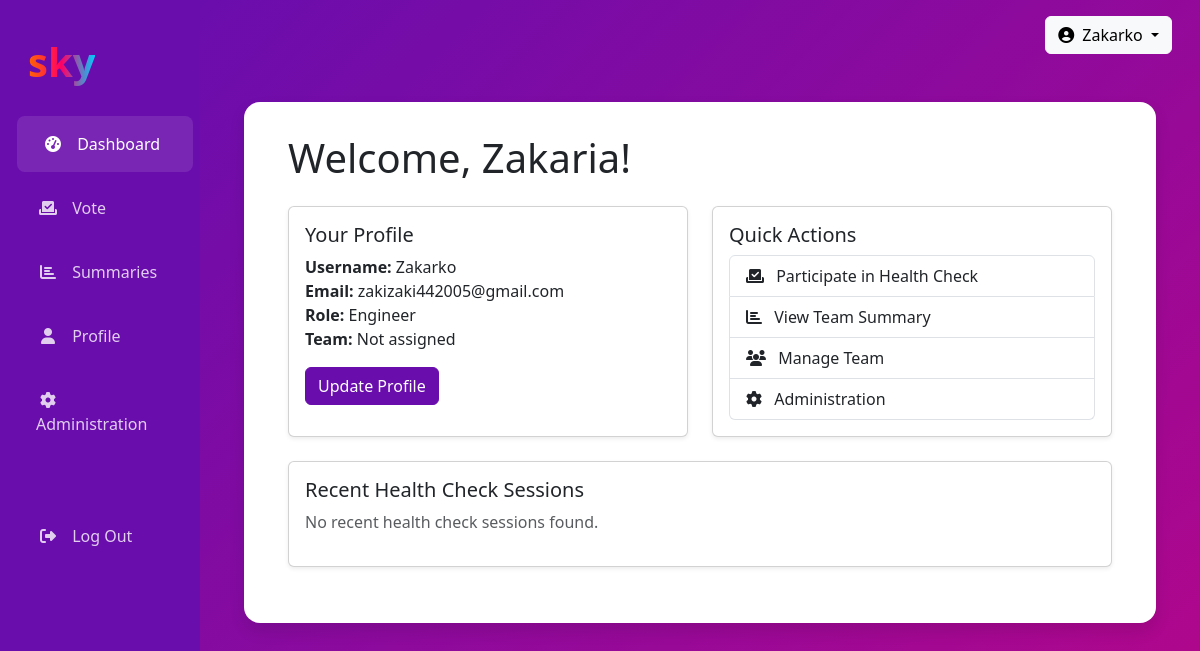
Screenshot of /accounts/dashboard/ (signed in) with the database file from the repository.
### accounts/models.py (models this page shows, shortened)
class User(AbstractUser):
    ROLE_CHOICES = (
        ('engineer', 'Engineer'),
        ('team_leader', 'Team Leader'),
        ('senior_manager', 'Senior Manager'),
        ('department_manager', 'Department Manager'),
        ('admin', 'Administrator'),
    )
    email = models.EmailField(_('email address'), unique=True)
    role = models.CharField(max_length=20, choices=ROLE_CHOICES, default='engineer')
    team = models.ForeignKey('teams.Team', on_delete=models.SET_NULL, null=True, blank=True, related_name='members')
    USERNAME_FIELD = 'email'
    REQUIRED_FIELDS = ['username']
    @property
    def is_team_leader(self):
        return self.role == 'team_leader'
    @property
    def is_senior_manager(self):
        return self.role == 'senior_manager'
    @property
    def is_department_manager(self):
        return self.role == 'department_manager'
    @property
    def is_admin(self):
        return self.role == 'admin' or self.is_superuser

### accounts/views.py (the view)
# urls.py: path('dashboard/', views.dashboard_view, name='dashboard'),
@login_required
def dashboard_view(request):
    context = {
        'user': request.user
    }
    return render(request, 'accounts/dashboard.html', context)

### templates/accounts/dashboard.html (shortened to what this page needs)
{% extends 'base/base.html' %}
{% block content %}
<div class="container-fluid">
    <h1 class="mb-4">Welcome, {{ user.first_name }}!</h1>
    <div class="row">
        <div class="col-md-6 mb-4">
            <div class="card h-100 shadow-sm">
                <div class="card-body">
                    <h5 class="card-title">Your Profile</h5>
                    <p class="card-text">
                        <strong>Username:</strong> {{ user.username }}<br>
                        <strong>Email:</strong> {{ user.email }}<br>
                        <strong>Role:</strong> {{ user.get_role_display }}<br>
                        {% if user.team %}
                        <strong>Team:</strong> {{ user.team.name }}<br>
                        <strong>Department:</strong> {{ user.team.department.name }}
                        {% else %}
                        <strong>Team:</strong> Not assigned<br>
                        {% endif %}
                    </p>
                    <a href="{% url 'profile' %}" class="btn btn-primary">Update Profile</a>
                </div>
            </div>
        </div>
        <div class="col-md-6 mb-4">
            <div class="card h-100 shadow-sm">
                <div class="card-body">
                    <h5 class="card-title">Quick Actions</h5>
                    <div class="list-group">
                        <a href="#" class="list-group-item list-group-item-action">
                            <i class="fas fa-vote-yea me-2"></i> Participate in Health Check
                        </a>
                        <a href="#" class="list-group-item list-group-item-action">
                            <i class="fas fa-chart-bar me-2"></i> View Team Summary
                        </a>
                        {% if user.is_team_leader or user.is_senior_manager or user.is_department_manager or user.is_admin %}
                        <a href="#" class="list-group-item list-group-item-action">
                            <i class="fas fa-users me-2"></i> Manage Team
                        </a>
                        {% endif %}
                        {% if user.is_admin %}
                        <a href="/admin" class="list-group-item list-group-item-action">
                            <i class="fas fa-cog me-2"></i> Administration
                        </a>
                        {% endif %}
                    </div>
                </div>
            </div>
        </div>
    </div>
    <div class="row">
        <div class="col-md-12 mb-4">
            <div class="card shadow-sm">
                <div class="card-body">
                    <h5 class="card-title">Recent Health Check Sessions</h5>
                    {% if recent_sessions %}
                    <div class="table-responsive">
                        <table class="table table-hover">
                            <thead>
                                <tr>
                                    <th>Team</th>
                                    <th>Quarter</th>
                                    <th>Year</th>
                                    <th>Status</th>
                                    <th>Actions</th>
                                </tr>
                            </thead>
                            <tbody>
                                {% for session in recent_sessions %}
                                <tr>
                                    <td>{{ session.team.name }}</td>
                                    <td>{{ session.quarter }}</td>
                                    <td>{{ session.year }}</td>
                                    <td>
                                        <span class="badge {% if session.status == 'open' %}bg-success{% else %}bg-secondary{% endif %}">
                                            {{ session.get_status_display }}
                                        </span>
                                    </td>
                                    <td>
                                        <a href="#" class="btn btn-sm btn-primary">View</a>
                                        {% if session.status == 'open' %}
                                        <a href="#" class="btn btn-sm btn-success">Vote</a>
                                        {% endif %}
                                    </td>
                                </tr>
                                {% endfor %}
                            </tbody>
                        </table>
                    </div>
                    {% else %}
                    <p class="text-muted">No recent health check sessions found.</p>
                    {% endif %}
                </div>
            </div>
        </div>
    </div>
</div>
{% endblock %}

### templates/base/base.html (shortened to what this page needs)
<!DOCTYPE html>
<html lang="en">
<head>
    <link href="https://cdn.jsdelivr.net/npm/bootstrap@5.3.0/dist/css/bootstrap.min.css" rel="stylesheet">
    <link rel="stylesheet" href="https://cdnjs.cloudflare.com/ajax/libs/font-awesome/6.4.0/css/all.min.css">
</head>
<body>
    {% if user.is_authenticated %}
        <div class="container-fluid">
            <div class="row">
                <div class="col-md-3 col-lg-2 sidebar">
                    <div class="d-flex align-items-center mb-4 px-3">
                        <div class="logo">sky</div>
                    </div>
                    <ul class="nav flex-column">
                        <li class="nav-item">
                            <a class="nav-link {% if request.resolver_match.url_name == 'dashboard' %}active{% endif %}" href="{% url 'dashboard' %}">
                                <i class="fas fa-tachometer-alt"></i> Dashboard
                            </a>
                        </li>
                        <li class="nav-item">
                            <a class="nav-link {% if request.resolver_match.url_name == 'vote' %}active{% endif %}" href="{% url 'vote_page' %}">
                                <i class="fas fa-vote-yea"></i> Vote
                            </a>
                        </li>
                        <li class="nav-item">
                            <a class="nav-link {% if request.resolver_match.url_name == 'summaries' %}active{% endif %}" href="{% url 'department_summary' %}">
                                <i class="fas fa-chart-bar"></i> Summaries
                            </a>
                        </li>
                        <li class="nav-item">
                            <a class="nav-link {% if request.resolver_match.url_name == 'profile' %}active{% endif %}" href="{% url 'profile' %}">
                                <i class="fas fa-user"></i> Profile
                            </a>
                        </li>
                        {% if user.is_admin %}
                        <li class="nav-item">
                            <a class="nav-link {% if request.resolver_match.url_name == 'admin' %}active{% endif %}" href="/admin">
                                <i class="fas fa-cog"></i> Administration
                            </a>
                        </li>
                        {% endif %}
                        <li class="nav-item mt-5">
                            <a class="nav-link" href="{% url 'logout' %}">
                                <i class="fas fa-sign-out-alt"></i> Log Out
                            </a>
                        </li>
                    </ul>
                </div>
                <div class="col-md-9 col-lg-10 gradient-background">
                    <div class="d-flex justify-content-end p-3">
                        <div class="dropdown">
                            <button class="btn btn-light dropdown-toggle" type="button" id="userDropdown" data-bs-toggle="dropdown" aria-expanded="false">
                                <i class="fas fa-user-circle me-2"></i>{{ user.username }}
                            </button>
                        </div>
                    </div>
                    <div class="content-area fade-in">
                        {% block content %}{% endblock %}
                    </div>
                </div>
            </div>
        </div>
    {% endif %}
</body>
</html>

### templates/base/base.html (style rules this page uses)
:root { --sky-purple: #6a0dad; --sky-pink: #ff0066; --sky-blue: #00ccff; --sky-orange: #ff6600; }
body { font-family: 'Segoe UI', Tahoma, Geneva, Verdana, sans-serif; }
.gradient-background { background: linear-gradient(135deg, var(--sky-purple), var(--sky-pink), var(--sky-blue)); background-size: 400% 400%; animation: gradient 15s ease infinite; min-height: 100vh; }
.logo { font-size: 2.5rem; font-weight: bold; background: linear-gradient(to right, var(--sky-orange), var(--sky-pink), var(--sky-blue)); -webkit-background-clip: text; -webkit-text-fill-color: transparent; display: inline-block; }
.sidebar { background-color: var(--sky-purple); color: white; min-height: 100vh; padding-top: 2rem; }
.sidebar .nav-link { color: rgba(255, 255, 255, 0.8); padding: 1rem 1.5rem; margin-bottom: 0.5rem; border-radius: 0.5rem; transition: all 0.3s ease; }
.sidebar .nav-link:hover, .sidebar .nav-link.active { background-color: rgba(255, 255, 255, 0.1); color: white; transform: translateX(5px); }
.sidebar .nav-link i { margin-right: 0.5rem; width: 1.5rem; text-align: center; }
.content-area { background-color: white; border-radius: 1rem; box-shadow: 0 0.5rem 1rem rgba(0, 0, 0, 0.1); padding: 2rem; margin: 2rem; }
.btn-primary { background-color: var(--sky-purple); border-color: var(--sky-purple); }
.fade-in { animation: fadeIn 0.5s ease-in; }

### rows the page displays
User: username "Zakarko", first_name "Zakaria", email "zakizaki442005@gmail.com", role "Engineer"
